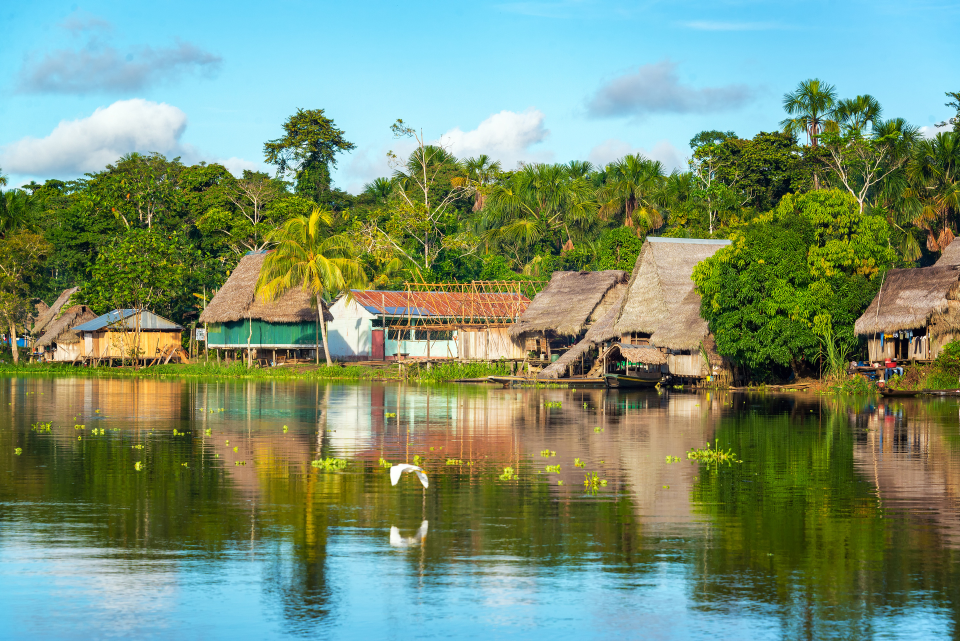
#> input picture chamber/images/image-to-conver/amazon-three-borders.jpg, 1920 x 1282 px (shown at 1/2 size); its folder holds only this picture in this run
$ python covert.py
#> lines starting #> are read from the running program, lines starting #| are printed output that depends on the picture
import os
from PIL import Image

def redimensionar_imagem(imagem_path, largura_nova):
    # Abrir a imagem
    imagem = Image.open(imagem_path)

    # Obter as dimensões originais da imagem
    largura_original, altura_original = imagem.size

    # Calcular a proporção
    proporcao = largura_nova / float(largura_original)
    altura_nova = int(altura_original * proporcao)

    # Redimensionar a imagem com anti-aliasing
    imagem_redimensionada = imagem.resize((largura_nova, altura_nova), Image.LANCZOS)

    return imagem_redimensionada

# Pasta de entrada (onde estão as imagens JPEG)
pasta_entrada = './'

# Pasta de saída (onde as imagens WebP serão salvas)
pasta_saida = './webp'

# Largura desejada para a imagem redimensionada
largura_nova = 1000

# Certifique-se de que a pasta de saída exista
if not os.path.exists(pasta_saida):
    os.makedirs(pasta_saida)

# Percorre todos os arquivos na pasta de entrada
for arquivo in os.listdir(pasta_entrada):
    if arquivo.endswith('.jpg') or arquivo.endswith('.jpeg'):
        # Abre a imagem JPEG
        caminho_arquivo_entrada = os.path.join(pasta_entrada, arquivo)
        imagem_jpeg = Image.open(caminho_arquivo_entrada)
#> imagem_jpeg is the input picture: PIL image 1920x1282 RGB; mean R, G, B 120.8, 144.9, 115.9

        # Redimensiona a imagem mantendo a proporção
        imagem_redimensionada = redimensionar_imagem(caminho_arquivo_entrada, largura_nova)
#> in redimensionar_imagem, `imagem_redimensionada = imagem.resize((largura_nova, altura_nova), Ima..`:
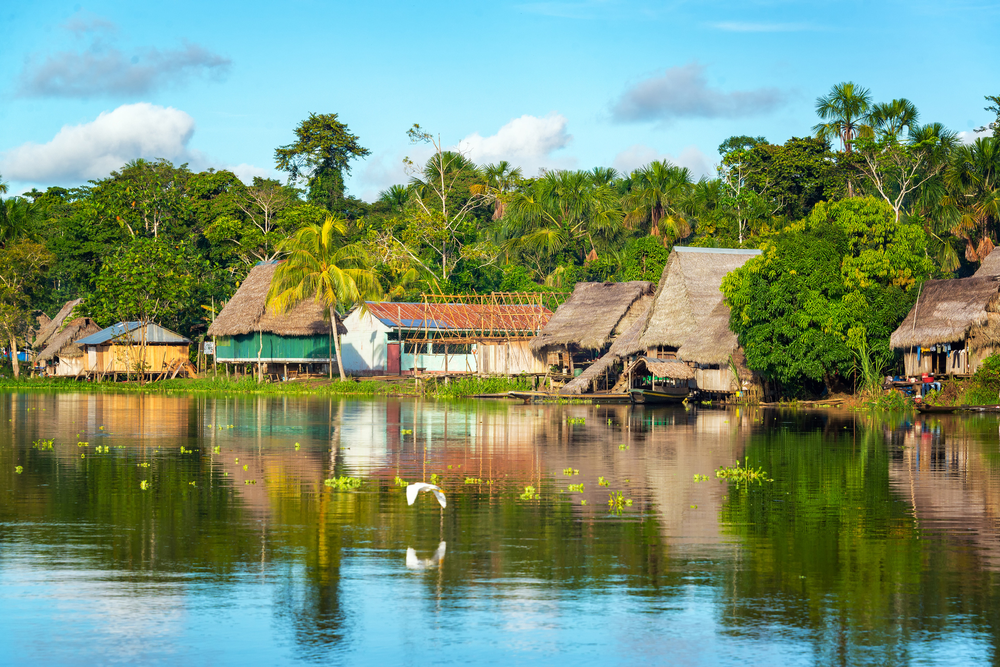
#> imagem_redimensionada: PIL image 1000x667 RGB; mean R, G, B 120.8, 144.9, 115.9

        # Define o nome do arquivo de saída (com a extensão WebP)
        nome_arquivo_saida = os.path.splitext(arquivo)[0] + '-large' + '.webp'
        caminho_arquivo_saida = os.path.join(pasta_saida, nome_arquivo_saida)

        # Salva a imagem redimensionada no formato WebP com qualidade reduzida
        imagem_redimensionada.save(caminho_arquivo_saida, 'WEBP', quality=80)  # Aqui, 80 é um valor de qualidade arbitrário, você pode ajustar conforme necessário


largura_nova = 700
for arquivo in os.listdir(pasta_entrada):
    if arquivo.endswith('.jpg') or arquivo.endswith('.jpeg'):
        # Abre a imagem JPEG
        caminho_arquivo_entrada = os.path.join(pasta_entrada, arquivo)
        imagem_jpeg = Image.open(caminho_arquivo_entrada)

        # Redimensiona a imagem mantendo a proporção
        imagem_redimensionada = redimensionar_imagem(caminho_arquivo_entrada, largura_nova)
#> call 2 of redimensionar_imagem, with imagem_path = './amazon-three-borders.jpg', largura_nova = 700
#> in redimensionar_imagem (call 2), `imagem_redimensionada = imagem.resize((largura_nova, altura_nova), Ima..`:
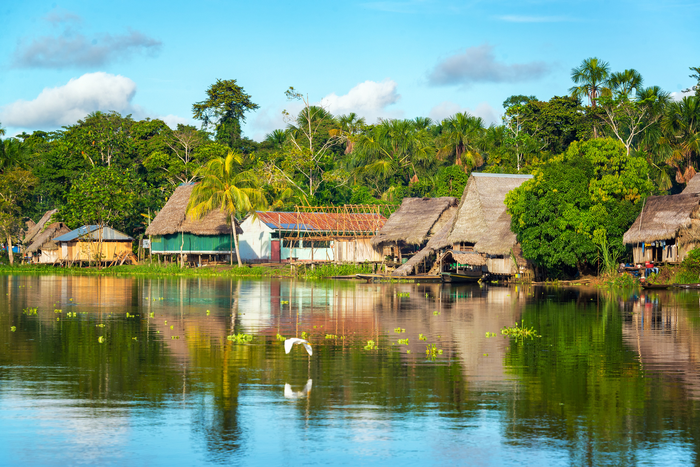
#> imagem_redimensionada: PIL image 700x467 RGB; mean R, G, B 120.8, 144.9, 115.9

        # Define o nome do arquivo de saída (com a extensão WebP)
        nome_arquivo_saida = os.path.splitext(arquivo)[0] + '-medium' + '.webp'
        caminho_arquivo_saida = os.path.join(pasta_saida, nome_arquivo_saida)

        # Salva a imagem redimensionada no formato WebP com qualidade reduzida
        imagem_redimensionada.save(caminho_arquivo_saida, 'WEBP', quality=80)  # Aqui, 80 é um valor de qualidade arbitrário, você pode ajustar conforme necessário

largura_nova = 500
for arquivo in os.listdir(pasta_entrada):
    if arquivo.endswith('.jpg') or arquivo.endswith('.jpeg'):
        # Abre a imagem JPEG
        caminho_arquivo_entrada = os.path.join(pasta_entrada, arquivo)
        imagem_jpeg = Image.open(caminho_arquivo_entrada)

        # Redimensiona a imagem mantendo a proporção
        imagem_redimensionada = redimensionar_imagem(caminho_arquivo_entrada, largura_nova)

        # Define o nome do arquivo de saída (com a extensão WebP)
        nome_arquivo_saida = os.path.splitext(arquivo)[0] + '-small' + '.webp'
        caminho_arquivo_saida = os.path.join(pasta_saida, nome_arquivo_saida)

        # Salva a imagem redimensionada no formato WebP com qualidade reduzida
        imagem_redimensionada.save(caminho_arquivo_saida, 'WEBP', quality=80)  # Aqui, 80 é um valor de qualidade arbitrário, você pode ajustar conforme necessário
